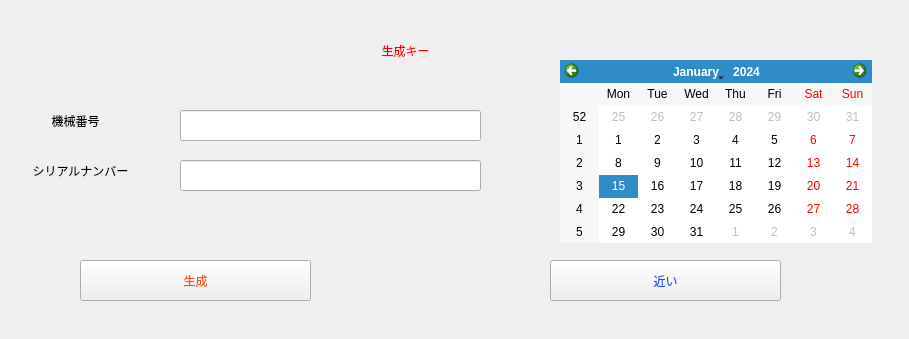
<?xml version="1.0" encoding="UTF-8"?>
<ui version="4.0">
 <class>Widget</class>
 <widget class="QWidget" name="Widget">
  <property name="geometry">
   <rect>
    <x>0</x>
    <y>0</y>
    <width>909</width>
    <height>339</height>
   </rect>
  </property>
  <property name="windowTitle">
   <string>Widget</string>
  </property>
  <widget class="QLineEdit" name="li_machinenumber">
   <property name="geometry">
    <rect>
     <x>180</x>
     <y>110</y>
     <width>301</width>
     <height>31</height>
    </rect>
   </property>
  </widget>
  <widget class="QLineEdit" name="li_serialnumber">
   <property name="geometry">
    <rect>
     <x>180</x>
     <y>160</y>
     <width>301</width>
     <height>31</height>
    </rect>
   </property>
  </widget>
  <widget class="QLabel" name="label_machinenumber">
   <property name="geometry">
    <rect>
     <x>10</x>
     <y>110</y>
     <width>131</width>
     <height>21</height>
    </rect>
   </property>
   <property name="styleSheet">
    <string notr="true">font: 13pt &quot;MS Shell Dlg 2&quot;;</string>
   </property>
   <property name="text">
    <string>機械番号</string>
   </property>
   <property name="alignment">
    <set>Qt::AlignCenter</set>
   </property>
  </widget>
  <widget class="QLabel" name="label_serialnumber">
   <property name="geometry">
    <rect>
     <x>20</x>
     <y>160</y>
     <width>121</width>
     <height>21</height>
    </rect>
   </property>
   <property name="styleSheet">
    <string notr="true">font: 13pt &quot;MS Shell Dlg 2&quot;;</string>
   </property>
   <property name="text">
    <string>シリアルナンバー</string>
   </property>
   <property name="alignment">
    <set>Qt::AlignCenter</set>
   </property>
  </widget>
  <widget class="QPushButton" name="btn_licience_yes">
   <property name="geometry">
    <rect>
     <x>80</x>
     <y>260</y>
     <width>231</width>
     <height>41</height>
    </rect>
   </property>
   <property name="styleSheet">
    <string notr="true">color: rgb(255, 85, 0);
font: 14pt &quot;MS Shell Dlg 2&quot;;</string>
   </property>
   <property name="text">
    <string>生成</string>
   </property>
  </widget>
  <widget class="QPushButton" name="btn_licience_no">
   <property name="geometry">
    <rect>
     <x>550</x>
     <y>260</y>
     <width>231</width>
     <height>41</height>
    </rect>
   </property>
   <property name="styleSheet">
    <string notr="true">color: rgb(0, 85, 255);
font: 14pt &quot;MS Shell Dlg 2&quot;;</string>
   </property>
   <property name="text">
    <string>近い</string>
   </property>
  </widget>
  <widget class="QLabel" name="label_alert">
   <property name="geometry">
    <rect>
     <x>250</x>
     <y>30</y>
     <width>311</width>
     <height>41</height>
    </rect>
   </property>
   <property name="styleSheet">
    <string notr="true">font: 38pt &quot;MS Shell Dlg 2&quot;;
color: rgb(255, 0, 0);</string>
   </property>
   <property name="text">
    <string>生成キー</string>
   </property>
   <property name="alignment">
    <set>Qt::AlignCenter</set>
   </property>
  </widget>
  <widget class="QCalendarWidget" name="calendar">
   <property name="geometry">
    <rect>
     <x>560</x>
     <y>60</y>
     <width>312</width>
     <height>183</height>
    </rect>
   </property>
  </widget>
 </widget>
 <resources/>
 <connections/>
</ui>
